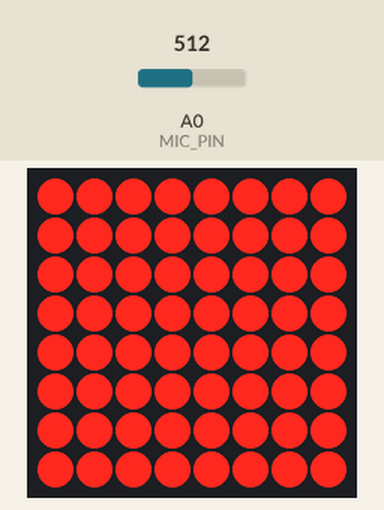
Simulated run of this sketch. Board: Arduino Uno, built with avr-gcc and run on an emulated ATmega328P. On the bench: 8×8 LED matrix. The test bench sets the inputs (shaded band); at power-on: A0 (MIC_PIN) = 512.

Above: at 91.6 s.

The sketch:

CODE.ino
```cpp
#include <LedControl.h>
#include <avr/wdt.h>

#define MIC_PIN A0
#define THRESHOLD 100000  // adjust this up or down based on your mic sensitivity 513

LedControl lc = LedControl(/*DIN=*/11, /*CLK=*/13, /*CS=*/10, /*numDevices=*/1);

void setAll(bool on) {
  byte val = on ? B11111111 : B00000000;
  for (int row = 0; row < 8; row++) {
    lc.setRow(0, row, val);
  }
}

void setup() {
  wdt_disable();
  delay(500);
  lc.shutdown(0, false);
  lc.setIntensity(0, 8);
  lc.clearDisplay(0);
}

void loop() {
  int sample = analogRead(MIC_PIN);
  int centered = abs(sample - 512);

  if (centered > THRESHOLD) {
    // sound detected - stop blinking, turn full board on
    setAll(true);
  } else {
    // no sound - blink
    setAll(true);
    delay(100);
    setAll(false);
    delay(100);
  }
}
```
